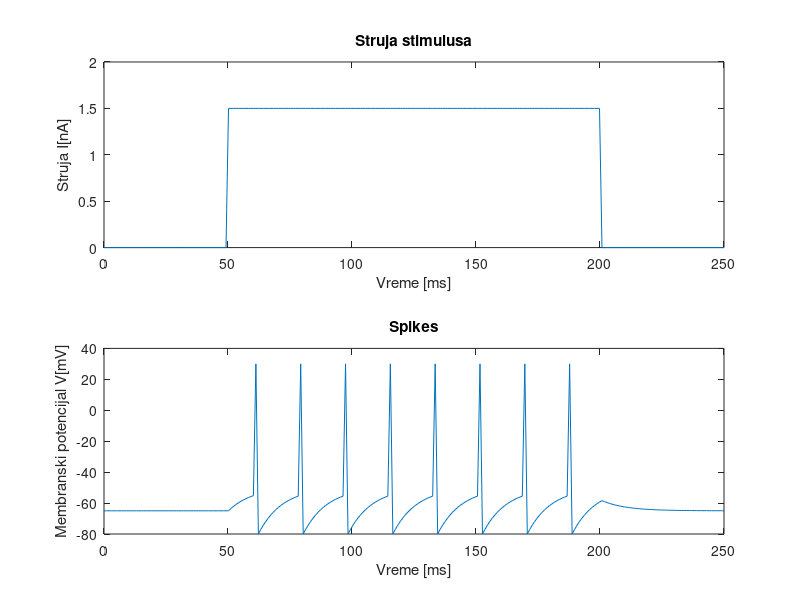

Recreate this plot in MATLAB.
E = -65*10^(-3); %ravnotezni membranski potencijal
R = 10*10^6; %otpornost membrane neurona
C = 1*10^(-9); %kapacitivnost membrane neurona
tau = R*C; %vremenska konstanta
Vth = -55*10^(-3); %prag okidanja
Vspike = 30*10^(-3); %vrh tj. maksimum spike
Vreset = -80*10^(-3); %minimum ispod ravnoteznog potencijala
Iapp = 1.5*10^(-9); %struja stimulusa
tpulse = 0.05; %pocetak delovanja stimulusa
lengthpulse = 0.15; %duzina trajanja stimulusa
N = 250; %broj tacaka u kojima se odredjuje V
tmin = 0; %vreme pocetka simulacija
tmax = N*10^(-3); %vreme do kojeg se izvrsavaju simulacije
T = linspace(tmin,tmax,N); %vremenski opseg sa diskretnim koracima
dt = T(2)-T(1); %vremenski korak odredjivanja resenja
I = zeros(size(T)); %inicijalizacija vektora za struju stimulusa
V = zeros(size(T)); %inicijalizacija vektora za membranski potencijal
V(1) = E; %pocetni uslov, neuron je u stanju mirovanja

idx = T>=tpulse & T<=tpulse+lengthpulse;
I(idx) = Iapp; %generisanje strujnog impulsa

for t=1:N-1
    if (V(t)==Vspike) %proverava da li je spike dostigao maksimum
        V(t+1) = Vreset; %reset posle generisanja spike
    else
        V(t+1) = V(t) + (dt/tau)*(E-V(t)+R*I(t)); %resavanje jednacine modela za V
    end
    if V(t+1)>Vth %proverava da li je potencijal dostigao prag okidanja
        V(t+1) = Vspike; %postavi vrednost na maksimalnu vrednost spike
    end
end

subplot(2,1,1);
plot(T*10^3,I*10^9);
title('Struja stimulusa');
xlabel('Vreme [ms]');
ylabel('Struja I[nA]');
subplot(2,1,2);
plot(T*10^3,V*10^3);
title('Spikes');
xlabel('Vreme [ms]');
ylabel('Membranski potencijal V[mV]');